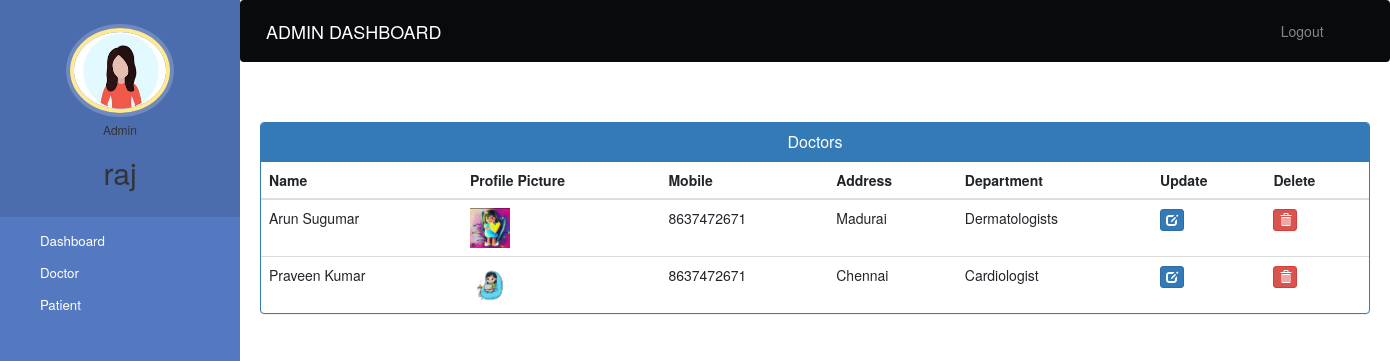
The app's page /admin-view-doctor (signed in) with its own data.
### hospital/models.py (models this page shows, shortened)
class Doctor(models.Model):
    user = models.OneToOneField(User, on_delete=models.CASCADE)
    profile_pic = models.ImageField(upload_to='profile_pic/DoctorProfilePic/', null=True)
    address = models.CharField(max_length=40)
    mobile = models.CharField(max_length=20, null=True)
    department = models.CharField(max_length=50, choices=departments, default='Cardiologist')
    status = models.BooleanField(default=False)
    @property
    def get_name(self):
        return self.user.first_name + " " + self.user.last_name

### hospital/views.py (the view)
# urls.py: path('admin-view-doctor', views.admin_view_doctor_view, name='admin-view-doctor'),
@login_required(login_url='adminlogin')
@user_passes_test(is_admin)
def admin_view_doctor_view(request):
    doctors = models.Doctor.objects.all().filter(status=True)
    return render(request, 'hospital/admin_view_doctor.html', {'doctors': doctors})

### hospital/views.py (called while the page is built)
def is_admin(user):
    return user.groups.filter(name='ADMIN').exists()

### templates/hospital/admin_view_doctor.html (shortened to what this page needs)
{% extends 'hospital/admin_base.html' %}
{% block content %}
{%load static%}
<head>
  <link href="//netdna.bootstrapcdn.com/bootstrap/3.0.0/css/bootstrap.min.css" rel="stylesheet" id="bootstrap-css">
</head>
<div class="container">
  <div class="panel panel-primary">
    <div class="panel-heading">
      <h6 class="panel-title">Doctors</h6>
    </div>
    <table class="table table-hover" id="dev-table">
      <thead>
        <tr>
          <th>Name</th>
          <th>Profile Picture</th>
          <th>Mobile</th>
          <th>Address</th>
          <th>Department</th>
          <th>Update</th>
          <th>Delete</th>
        </tr>
      </thead>
      {% for d in doctors %}
      <tr>
        <td> {{d.get_name}}</td>
        <td> <img src="{% static d.profile_pic.url %}" alt="Profile Pic" height="40px" width="40px" /></td>
        <td>{{d.mobile}}</td>
        <td>{{d.address}}</td>
        <td>{{d.department}}</td>
        <td><a class="btn btn-primary btn-xs" href="{% url 'update-doctor' d.id  %}"><span class="glyphicon glyphicon-edit"></span></a></td>
        <td><a class="btn btn-danger btn-xs" href="{% url 'delete-doctor-from-hospital' d.id  %}"><span class="glyphicon glyphicon-trash"></span></a></td>
      </tr>
      {% endfor %}
    </table>
  </div>
</div>
{% endblock content %}

### templates/hospital/admin_base.html (shortened to what this page needs)
<!DOCTYPE html>
{% load static %}
<html lang="en">
<head>
  <link rel="stylesheet" href="https://stackpath.bootstrapcdn.com/bootstrap/4.3.1/css/bootstrap.min.css">
  <link rel="stylesheet" href="https://maxcdn.bootstrapcdn.com/font-awesome/4.7.0/css/font-awesome.min.css">
  <link rel="stylesheet" href="{% static '/style.css' %}">
</head>
<body>
  <nav class="menu" tabindex="0">
    <header class='avatar'>
      <img src="{% static 'images/admingirl.jpg' %}" />
      <h6>Admin</h6>
      <h2>{{request.user.first_name}}</h2>
    </header>
    <ul>
      <li tabindex="0" class="icon-dashboard"> <a style="color:white; text-decoration:none;" href="/admin-dashboard"><span>Dashboard</span></a> </li>
      <li tabindex="0" class="icon-customers"> <a style="color:white; text-decoration:none;" href="/admin-doctor"><span>Doctor</span></a></li>
      <li tabindex="0" class="icon-users"> <a style="color:white; text-decoration:none;" href="/admin-patient"><span>Patient</span></a></li>
    </ul>
  </nav>
  <main>
    <div class="bs-example">
      <nav class="navbar navbar-expand-md  navbar-dark fixed-top" style="background:#080a0c;">
        <a href="/admin-dashboard" class="navbar-brand">ADMIN DASHBOARD</a>
        <div class="collapse navbar-collapse justify-content-between" id="navbarCollapse">
          <div class="navbar-nav" style=" margin-left: 90%;">
            <a href="/logout" class="nav-item nav-link">Logout</a>
          </div>
        </div>
      </nav>
    </div>
    <br><br>
    {% block content %}
    {% endblock content %}
  </main>
</body>
</html>

### static/CSS/style.css (style rules this page uses)
body { padding-left: 240px; }
main { position: relative; height: 100vh; }
.menu { background: #5bc995; height: 100vh; width: 240px; position: fixed; top: 0px; left: 0; z-index: 5; outline: none; }
.menu .avatar { background: rgba(0, 0, 0, 0.1); padding: 2em 0.5em; text-align: center; }
.menu .avatar img { width: 100px; border-radius: 50%; overflow: hidden; border: 4px solid #ffea92; box-shadow: 0 0 0 4px rgba(255, 255, 255, 0.2); }
.menu .avatar h2 { font-weight: normal; margin-bottom: 0; }
.menu ul { list-style: none; padding: 0.5em 0; margin: 0; }
.menu ul li { padding: 0.5em 1em 0.5em 3em; font-size: 0.95em; font-weight: regular; background-repeat: no-repeat; background-position: left 15px center; background-size: auto 20px; transition: all 0.15s linear; cursor: pointer; }
.menu ul li.icon-dashboard { background-image: url("http://www.entypo.com/images//gauge.svg"); }
.menu ul li.icon-customers { background-image: url("http://www.entypo.com/images//briefcase.svg"); }
.menu ul li.icon-users { background-image: url("http://www.entypo.com/images//users.svg"); }

### templates/hospital/admin_base.html (style rules this page uses)
a:link { text-decoration: none; }
a { color: white; }
body { padding-left: 240px; }
main { position: relative; height: 100vh; }
.menu { background: #5579c0; height: 100vh; width: 240px; position: fixed; top: 0px; left: 0; z-index: 5; outline: none; }
.menu .avatar { background: rgba(0, 0, 0, 0.1); padding: 2em 0.5em; text-align: center; }
.menu .avatar img { width: 100px; border-radius: 50%; overflow: hidden; border: 4px solid #ffea92; box-shadow: 0 0 0 4px rgba(255, 255, 255, 0.2); }
.menu .avatar h2 { font-weight: normal; margin-bottom: 0; }
.menu ul { list-style: none; padding: 0.5em 0; margin: 0; }
.menu ul li { padding: 0.5em 1em 0.5em 3em; font-size: 0.95em; font-weight: regular; background-repeat: no-repeat; background-position: left 15px center; background-size: auto 20px; transition: all 0.15s linear; cursor: pointer; }
.menu ul li.icon-dashboard { background-image: url("http://www.entypo.com/images//gauge.svg"); }
.menu ul li.icon-customers { background-image: url("http://www.entypo.com/images//briefcase.svg"); }
.menu ul li.icon-users { background-image: url("http://www.entypo.com/images//users.svg"); }

### templates/hospital/admin_view_doctor.html (style rules this page uses)
a:link { text-decoration: none; }
h6 { text-align: center; }

### records on screen
Doctor: get_name "Arun Sugumar", profile_pic (picture), mobile "8637472671", address "Madurai", department "Dermatologists"
Doctor: get_name "Praveen Kumar", profile_pic (picture), mobile "8637472671", address "Chennai", department "Cardiologist"

### other values on screen
{{ request.user.first_name }} "raj"
